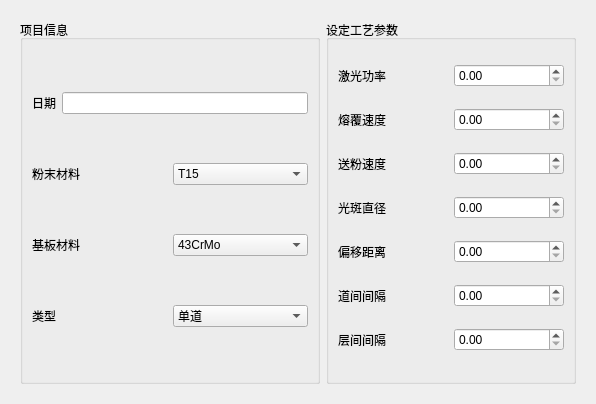
<?xml version="1.0" encoding="UTF-8"?>
<ui version="4.0">
 <class>Form</class>
 <widget class="QWidget" name="Form">
  <property name="geometry">
   <rect>
    <x>0</x>
    <y>0</y>
    <width>596</width>
    <height>404</height>
   </rect>
  </property>
  <property name="contextMenuPolicy">
   <enum>Qt::PreventContextMenu</enum>
  </property>
  <property name="windowTitle">
   <string>Form</string>
  </property>
  <property name="styleSheet">
   <string notr="true"/>
  </property>
  <layout class="QHBoxLayout" name="horizontalLayout_12">
   <item>
    <widget class="QWidget" name="widget" native="true">
     <property name="styleSheet">
      <string notr="true"/>
     </property>
     <layout class="QHBoxLayout" name="horizontalLayout_13">
      <item>
       <widget class="QGroupBox" name="groupBox">
        <property name="minimumSize">
         <size>
          <width>300</width>
          <height>0</height>
         </size>
        </property>
        <property name="maximumSize">
         <size>
          <width>300</width>
          <height>16777215</height>
         </size>
        </property>
        <property name="title">
         <string>项目信息</string>
        </property>
        <layout class="QVBoxLayout" name="verticalLayout">
         <item>
          <layout class="QHBoxLayout" name="horizontalLayout_3">
           <item>
            <widget class="QLabel" name="label">
             <property name="text">
              <string>日期</string>
             </property>
            </widget>
           </item>
           <item>
            <widget class="QLineEdit" name="lineEdit"/>
           </item>
          </layout>
         </item>
         <item>
          <layout class="QHBoxLayout" name="horizontalLayout_2">
           <item>
            <widget class="QLabel" name="label_2">
             <property name="text">
              <string>粉末材料</string>
             </property>
            </widget>
           </item>
           <item>
            <widget class="QComboBox" name="comboBox">
             <item>
              <property name="text">
               <string>T15</string>
              </property>
             </item>
             <item>
              <property name="text">
               <string>TC11</string>
              </property>
             </item>
            </widget>
           </item>
          </layout>
         </item>
         <item>
          <layout class="QHBoxLayout" name="horizontalLayout">
           <item>
            <widget class="QLabel" name="label_3">
             <property name="text">
              <string>基板材料</string>
             </property>
            </widget>
           </item>
           <item>
            <widget class="QComboBox" name="comboBox_2">
             <item>
              <property name="text">
               <string>43CrMo</string>
              </property>
             </item>
             <item>
              <property name="text">
               <string>TC4</string>
              </property>
             </item>
            </widget>
           </item>
          </layout>
         </item>
         <item>
          <layout class="QHBoxLayout" name="horizontalLayout_4">
           <item>
            <widget class="QLabel" name="label_4">
             <property name="text">
              <string>类型</string>
             </property>
            </widget>
           </item>
           <item>
            <widget class="QComboBox" name="comboBox_3">
             <item>
              <property name="text">
               <string>单道</string>
              </property>
             </item>
             <item>
              <property name="text">
               <string>单层多道</string>
              </property>
             </item>
             <item>
              <property name="text">
               <string>单道多层</string>
              </property>
             </item>
             <item>
              <property name="text">
               <string>多层多道</string>
              </property>
             </item>
            </widget>
           </item>
          </layout>
         </item>
        </layout>
       </widget>
      </item>
      <item>
       <widget class="QGroupBox" name="groupBox_2">
        <property name="title">
         <string>设定工艺参数</string>
        </property>
        <layout class="QVBoxLayout" name="verticalLayout_2">
         <item>
          <layout class="QHBoxLayout" name="horizontalLayout_5">
           <item>
            <widget class="QLabel" name="label_5">
             <property name="text">
              <string>激光功率</string>
             </property>
            </widget>
           </item>
           <item>
            <widget class="QDoubleSpinBox" name="doubleSpinBox"/>
           </item>
          </layout>
         </item>
         <item>
          <layout class="QHBoxLayout" name="horizontalLayout_6">
           <item>
            <widget class="QLabel" name="label_6">
             <property name="text">
              <string>熔覆速度</string>
             </property>
            </widget>
           </item>
           <item>
            <widget class="QDoubleSpinBox" name="doubleSpinBox_2"/>
           </item>
          </layout>
         </item>
         <item>
          <layout class="QHBoxLayout" name="horizontalLayout_7">
           <item>
            <widget class="QLabel" name="label_7">
             <property name="text">
              <string>送粉速度</string>
             </property>
            </widget>
           </item>
           <item>
            <widget class="QDoubleSpinBox" name="doubleSpinBox_3"/>
           </item>
          </layout>
         </item>
         <item>
          <layout class="QHBoxLayout" name="horizontalLayout_8">
           <item>
            <widget class="QLabel" name="label_8">
             <property name="text">
              <string>光斑直径</string>
             </property>
            </widget>
           </item>
           <item>
            <widget class="QDoubleSpinBox" name="doubleSpinBox_4"/>
           </item>
          </layout>
         </item>
         <item>
          <layout class="QHBoxLayout" name="horizontalLayout_9">
           <item>
            <widget class="QLabel" name="label_9">
             <property name="text">
              <string>偏移距离</string>
             </property>
            </widget>
           </item>
           <item>
            <widget class="QDoubleSpinBox" name="doubleSpinBox_5"/>
           </item>
          </layout>
         </item>
         <item>
          <layout class="QHBoxLayout" name="horizontalLayout_10">
           <item>
            <widget class="QLabel" name="label_10">
             <property name="text">
              <string>道间间隔</string>
             </property>
            </widget>
           </item>
           <item>
            <widget class="QDoubleSpinBox" name="doubleSpinBox_6"/>
           </item>
          </layout>
         </item>
         <item>
          <layout class="QHBoxLayout" name="horizontalLayout_11">
           <item>
            <widget class="QLabel" name="label_11">
             <property name="text">
              <string>层间间隔</string>
             </property>
            </widget>
           </item>
           <item>
            <widget class="QDoubleSpinBox" name="doubleSpinBox_7"/>
           </item>
          </layout>
         </item>
        </layout>
       </widget>
      </item>
     </layout>
    </widget>
   </item>
  </layout>
 </widget>
 <resources/>
 <connections/>
</ui>
